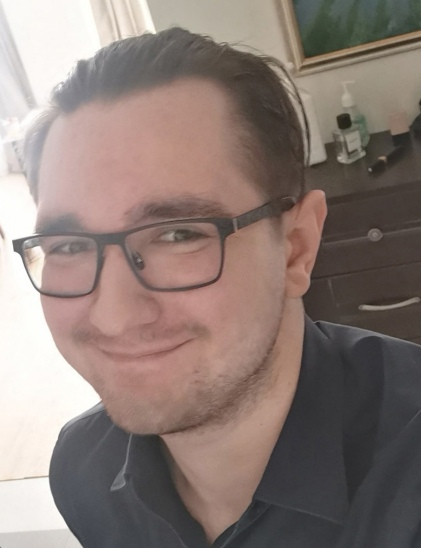
#> input picture 4.jpg, 421 x 548 px
$ python 111.py
#> lines starting #> are read from the running program, lines starting #| are printed output that depends on the picture
import cv2
import numpy as np
import matplotlib.pyplot as plt


# Grayscale
def BGR2GRAY(img):
    # Grayscale
    gray = 0.2126 * img[..., 2] + 0.7152 * img[..., 1] + 0.0722 * img[..., 0]
    return gray


# Gabor Filter
def Gabor_filter(K_size=111, Sigma=10, Gamma=1.2, Lambda=10, Psi=0, angle=0):
    # get half size
    d = K_size // 2


    # prepare kernel
    gabor = np.zeros((K_size, K_size), dtype=np.float32)

    # each value
    for y in range(K_size):
        for x in range(K_size):
            # distance from center
            px = x - d
            py = y - d

            # degree -> radian
            theta = angle / 180. * np.pi

            # get kernel x
            _x = np.cos(theta) * px + np.sin(theta) * py

            # get kernel y
            _y = -np.sin(theta) * px + np.cos(theta) * py

            # fill kernel
            gabor[y, x] = np.exp(-(_x ** 2 + Gamma ** 2 * _y ** 2) / (2 * Sigma ** 2)) * np.cos(
                2 * np.pi * _x / Lambda + Psi)

    # kernel normalization
    gabor /= np.sum(np.abs(gabor))

    return gabor


# Используйте фильтр Габора, чтобы воздействовать на изображение
def Gabor_filtering(gray, K_size=111, Sigma=10, Gamma=1.2, Lambda=10, Psi=0, angle=0):
    # get shape
    H, W = gray.shape

    # padding
    gray = np.pad(gray, (K_size // 2, K_size // 2), 'edge')

    # prepare out image
    out = np.zeros((H, W), dtype=np.float32)

    # get gabor filter
    gabor = Gabor_filter(K_size=K_size, Sigma=Sigma, Gamma=Gamma, Lambda=Lambda, Psi=0, angle=angle)

    # filtering
    for y in range(H):
        for x in range(W):
            out[y, x] = np.sum(gray[y: y + K_size, x: x + K_size] * gabor)

    out = np.clip(out, 0, 255)
    out = out.astype(np.uint8)

    return out


# Используйте 6 фильтров Габора с разными углами для извлечения деталей на изображении
def Gabor_process(img):
    # get shape
    H, W, _ = img.shape

    # gray scale
    gray = BGR2GRAY(img).astype(np.float32)

    # define angle
    # As = [0, 45, 90, 135]
    As = [0, 30, 60, 90, 120, 150]

    # prepare pyplot
    plt.subplots_adjust(left=0, right=1, top=1, bottom=0, hspace=0, wspace=0.2)

    out = np.zeros([H, W], dtype=np.float32)

    # each angle
    for i, A in enumerate(As):
        # gabor filtering
        _out = Gabor_filtering(gray, K_size=11, Sigma=1.5, Gamma=1.2, Lambda=3, angle=A)

        # add gabor filtered image
        out += _out

    # scale normalization
    out = out / out.max() * 255
    out = out.astype(np.uint8)

    return out


# Read image
img = cv2.imread("4.jpg").astype(np.float32)

# gabor process
out = Gabor_process(img)
#> in BGR2GRAY, `gray = 0.2126 * img[..., 2] + 0.7152 * img[..., 1] + 0.0722 * img[...,..`:
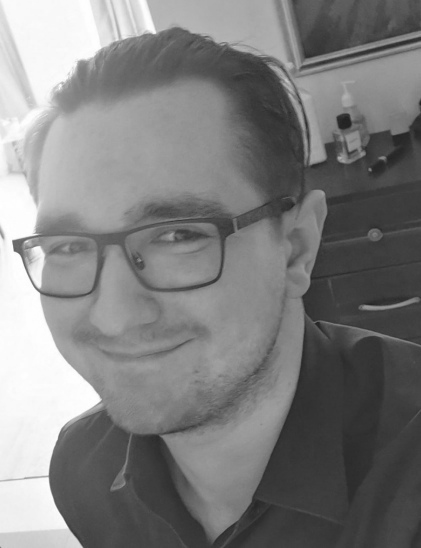
#> gray: shape (548, 421) float32; min 32.13, max 255, mean 126.7
#> the loop in Gabor_process, `for i, A in enumerate(As):` made 6 passes
#> pass 1, in Gabor_filtering, `gray = np.pad(gray, (K_size // 2, K_size // 2), 'edge')`:
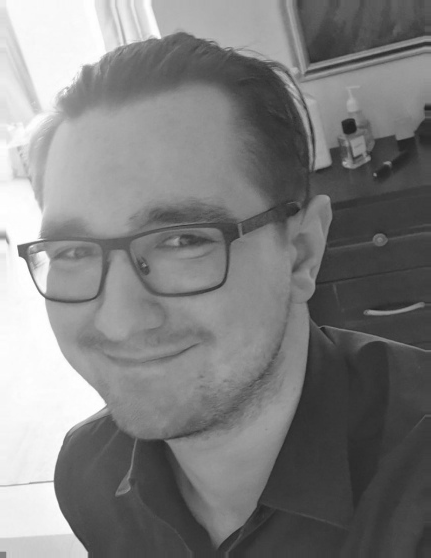
#> gray: shape (558, 431) float32; min 32.13, max 255, mean 127.4
#> pass 1, in Gabor_process, `_out = Gabor_filtering(gray, K_size=11, Sigma=1.5, Gamma=1.2, Lambda=3..`:
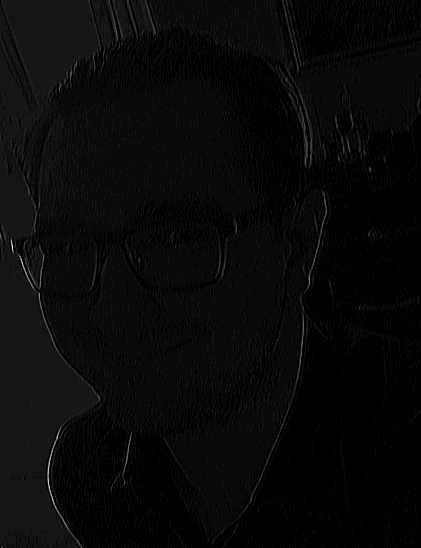
#> _out: shape (548, 421); min 0, max 24, mean 0.9; drawn with min black and max white
#> after the loop in Gabor_process, `for i, A in enumerate(As):`:
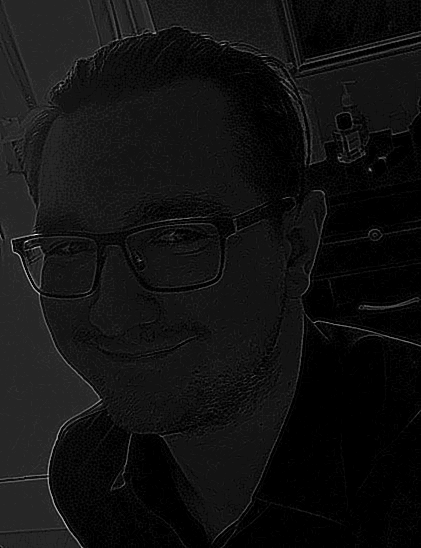
#> out: shape (548, 421) float32; min 0, max 79, mean 5.5; drawn with min black and max white

cv2.imwrite("out.jpg", out)
cv2.imshow("result", out)
cv2.waitKey(0)
#cv2.destroyAllWindows()

$ run again, with 6.jpg copied over 4.jpg
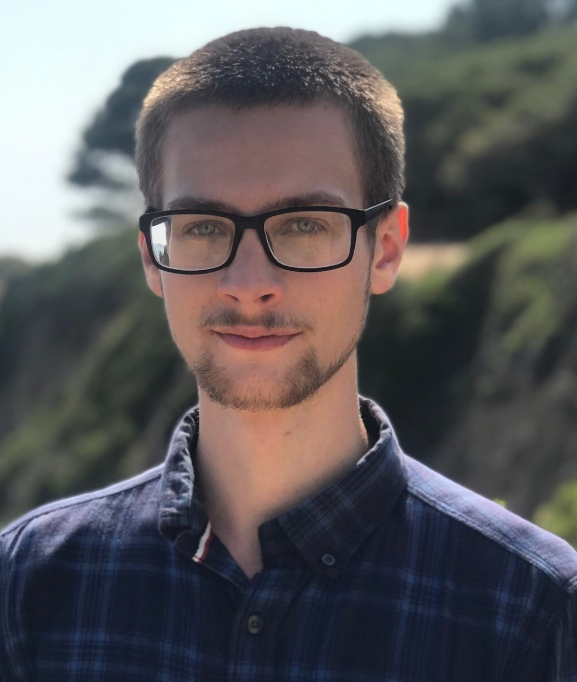
#> input picture 6.jpg, 577 x 682 px
#> the loop in Gabor_process, `for i, A in enumerate(As):` made 6 passes
#> pass 1, in Gabor_filtering, `gray = np.pad(gray, (K_size // 2, K_size // 2), 'edge')`:
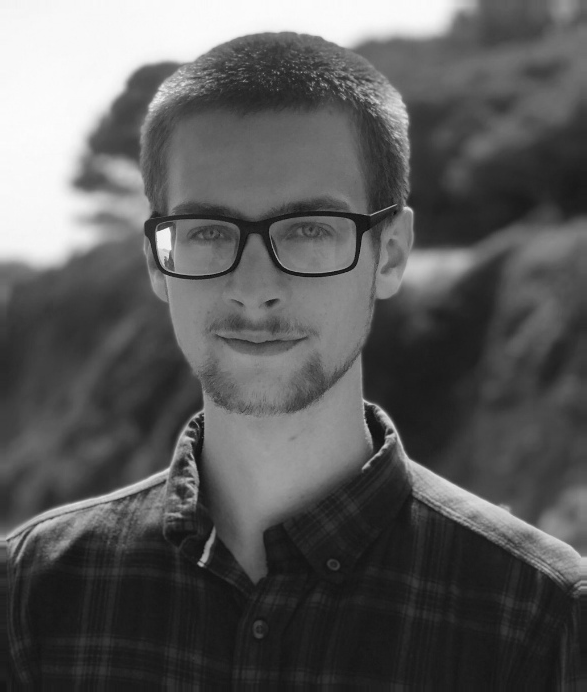
#> gray: shape (692, 587) float32; min 8.92, max 252.9, mean 91.8
#> after the loop in Gabor_process, `for i, A in enumerate(As):`:
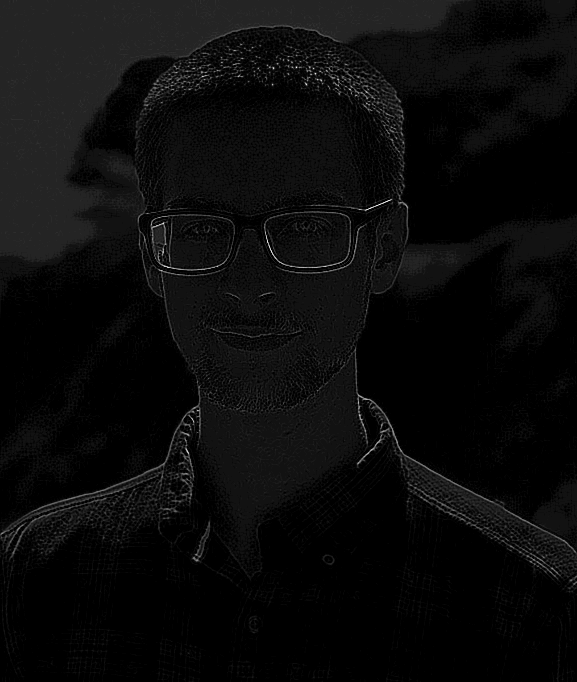
#> out: shape (682, 577) float32; min 0, max 84, mean 3.7; drawn with min black and max white
